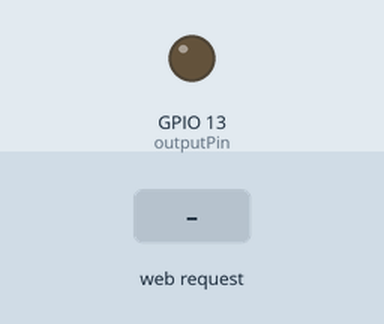
Bench run of a sketch on a simulated ESP32. Shown: output pins drawn as LEDs (lit = HIGH). The inputs (shaded band) are chosen by the test bench. WiFi joins after 1.5 s; servers stay silent unless stated; what the sketch prints to the serial monitor is not drawn.

Above: at 3.2 s.
3.3 s: HTTP request GET /on received
At 4.5 s:
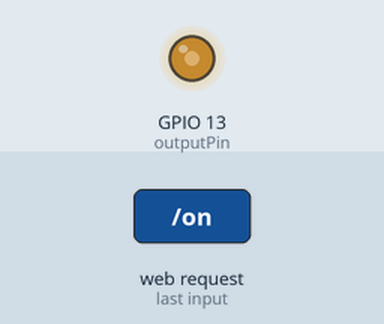
4.8 s: HTTP request GET /off received
At 5.7 s:
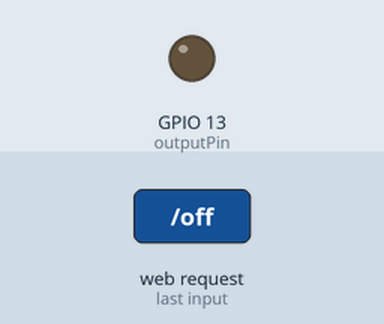
Timing chart, 0 to 7.8 s (numbered marks = the images above; inputs shaded):
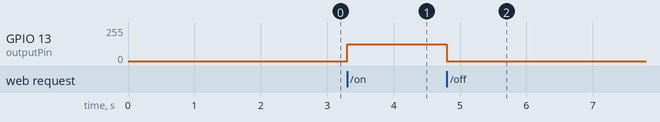

The sketch:

speaker.ino
```cpp
/* Controlling speakers via WiFi*/

#include <WiFi.h>
#include <WebServer.h>

const char* ssid = "TjunJet";
const char* password = "vision60";

WebServer server(8000);

const int outputPin = 13;
const int ledChannel = 0;

void handleRoot() {
  server.send(200, "text/plain", "ESP32 Web Server");
}

void handleOn() {
  ledcWrite(ledChannel, 127);  // Turn on the speaker
  server.send(200, "text/plain", "Speaker is ON");
}

void handleOff() {
  ledcWrite(ledChannel, 0);  // Turn off the speaker
  server.send(200, "text/plain", "Speaker is OFF");
}

void setup() {
  pinMode(outputPin, OUTPUT);
  ledcSetup(ledChannel, 440, 8);
  ledcAttachPin(outputPin, ledChannel);

  Serial.begin(115200);
  WiFi.begin(ssid, password);

  while (WiFi.status() != WL_CONNECTED) {
    delay(1000);
    Serial.println("Connecting to WiFi...");
  }

  Serial.println("Connected to WiFi");
  Serial.println("IP address: ");
  Serial.println(WiFi.localIP());

  server.on("/", handleRoot);
  server.on("/on", handleOn);
  server.on("/off", handleOff);

  server.begin();
}

void loop() {
  server.handleClient();
}
```

Measured:
- after the input at 3.3 s, GPIO 13 (outputPin): 0/255 → 127/255 at once
- after the input at 4.8 s, GPIO 13 (outputPin): 127/255 → 0/255 at once
